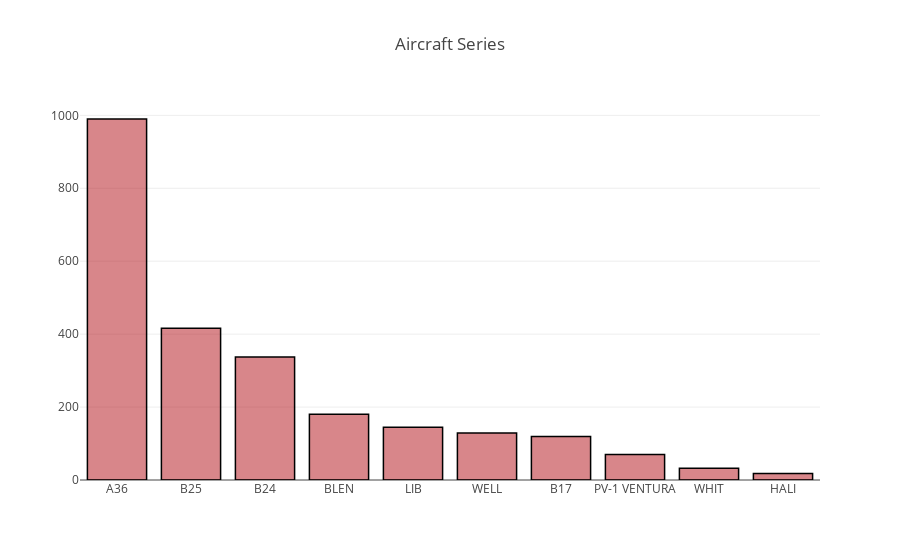

The code cell stored with this chart in its notebook:
### Code cell
# Aircraft Series
data = aerial['Aircraft Series'].value_counts()
print(data[:10])
data = [go.Bar(
            x=data[:10].index,
            y=data[:10].values,
            hoverinfo = 'text',
            marker = dict(color = 'rgba(177, 14, 22, 0.5)',
                             line=dict(color='rgb(0,0,0)',width=1.5)),
    )]

layout = dict(
    title = 'Aircraft Series',
)
fig = go.Figure(data=data, layout=layout)
iplot(fig)

### Figure 1 — Plotly figure (JSON) as saved in the notebook; plotly's stock layout.template omitted (floating-point values rounded to 4 significant figures)
{"data": [{"hoverinfo": "text", "marker": {"color": "rgba(177, 14, 22, 0.5)", "line": {"color": "rgb(0,0,0)", "width": 1.5}}, "type": "bar", "uid": "b5d8d5b7-6ec8-4147-b851-ed850e7613f9", "x": ["A36", "B25", "B24", "BLEN", "LIB", "WELL", "B17", "PV-1 VENTURA", "WHIT", "HALI"], "y": [990, 416, 337, 180, 145, 129, 119, 70, 32, 18]}], "layout": {"title": {"text": "Aircraft Series"}}}
